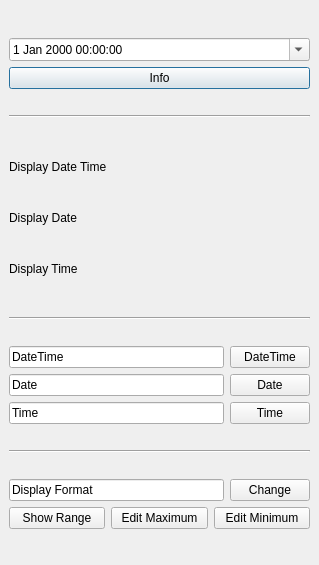
<?xml version="1.0" encoding="UTF-8"?>
<ui version="4.0">
 <class>Dialog</class>
 <widget class="QDialog" name="Dialog">
  <property name="geometry">
   <rect>
    <x>0</x>
    <y>0</y>
    <width>319</width>
    <height>565</height>
   </rect>
  </property>
  <property name="windowTitle">
   <string>Dialog</string>
  </property>
  <widget class="QWidget" name="">
   <property name="geometry">
    <rect>
     <x>9</x>
     <y>18</y>
     <width>301</width>
     <height>531</height>
    </rect>
   </property>
   <layout class="QVBoxLayout" name="verticalLayout_4">
    <item>
     <spacer name="horizontalSpacer_8">
      <property name="orientation">
       <enum>Qt::Horizontal</enum>
      </property>
      <property name="sizeHint" stdset="0">
       <size>
        <width>40</width>
        <height>20</height>
       </size>
      </property>
     </spacer>
    </item>
    <item>
     <widget class="QDateTimeEdit" name="dateTimeEdit_Test">
      <property name="calendarPopup">
       <bool>true</bool>
      </property>
     </widget>
    </item>
    <item>
     <widget class="QPushButton" name="btn_displayInfo">
      <property name="text">
       <string>Info</string>
      </property>
     </widget>
    </item>
    <item>
     <spacer name="horizontalSpacer_7">
      <property name="orientation">
       <enum>Qt::Horizontal</enum>
      </property>
      <property name="sizeHint" stdset="0">
       <size>
        <width>40</width>
        <height>20</height>
       </size>
      </property>
     </spacer>
    </item>
    <item>
     <widget class="Line" name="line_2">
      <property name="orientation">
       <enum>Qt::Horizontal</enum>
      </property>
     </widget>
    </item>
    <item>
     <layout class="QVBoxLayout" name="verticalLayout_3">
      <item>
       <spacer name="horizontalSpacer">
        <property name="orientation">
         <enum>Qt::Horizontal</enum>
        </property>
        <property name="sizeHint" stdset="0">
         <size>
          <width>40</width>
          <height>20</height>
         </size>
        </property>
       </spacer>
      </item>
      <item>
       <widget class="QLabel" name="lbl_displayDateTime">
        <property name="text">
         <string>Display Date Time</string>
        </property>
       </widget>
      </item>
      <item>
       <widget class="QLabel" name="lbl_displayDate">
        <property name="text">
         <string>Display Date</string>
        </property>
       </widget>
      </item>
      <item>
       <widget class="QLabel" name="lbl_displayTime">
        <property name="text">
         <string>Display Time</string>
        </property>
       </widget>
      </item>
      <item>
       <spacer name="horizontalSpacer_2">
        <property name="orientation">
         <enum>Qt::Horizontal</enum>
        </property>
        <property name="sizeHint" stdset="0">
         <size>
          <width>40</width>
          <height>20</height>
         </size>
        </property>
       </spacer>
      </item>
     </layout>
    </item>
    <item>
     <widget class="Line" name="line">
      <property name="orientation">
       <enum>Qt::Horizontal</enum>
      </property>
     </widget>
    </item>
    <item>
     <spacer name="horizontalSpacer_3">
      <property name="orientation">
       <enum>Qt::Horizontal</enum>
      </property>
      <property name="sizeHint" stdset="0">
       <size>
        <width>40</width>
        <height>20</height>
       </size>
      </property>
     </spacer>
    </item>
    <item>
     <layout class="QHBoxLayout" name="horizontalLayout_3">
      <item>
       <layout class="QVBoxLayout" name="verticalLayout">
        <item>
         <widget class="QLineEdit" name="lineEditDateTime">
          <property name="text">
           <string>DateTime</string>
          </property>
         </widget>
        </item>
        <item>
         <widget class="QLineEdit" name="lineEditDate">
          <property name="text">
           <string>Date</string>
          </property>
         </widget>
        </item>
        <item>
         <widget class="QLineEdit" name="lineEditTime">
          <property name="text">
           <string>Time</string>
          </property>
         </widget>
        </item>
       </layout>
      </item>
      <item>
       <layout class="QVBoxLayout" name="verticalLayout_2">
        <item>
         <widget class="QPushButton" name="btn_dateTime">
          <property name="text">
           <string>DateTime</string>
          </property>
         </widget>
        </item>
        <item>
         <widget class="QPushButton" name="btn_date">
          <property name="text">
           <string>Date</string>
          </property>
         </widget>
        </item>
        <item>
         <widget class="QPushButton" name="btn_time">
          <property name="text">
           <string>Time</string>
          </property>
         </widget>
        </item>
       </layout>
      </item>
     </layout>
    </item>
    <item>
     <spacer name="horizontalSpacer_4">
      <property name="orientation">
       <enum>Qt::Horizontal</enum>
      </property>
      <property name="sizeHint" stdset="0">
       <size>
        <width>40</width>
        <height>20</height>
       </size>
      </property>
     </spacer>
    </item>
    <item>
     <widget class="Line" name="line_3">
      <property name="orientation">
       <enum>Qt::Horizontal</enum>
      </property>
     </widget>
    </item>
    <item>
     <spacer name="horizontalSpacer_5">
      <property name="orientation">
       <enum>Qt::Horizontal</enum>
      </property>
      <property name="sizeHint" stdset="0">
       <size>
        <width>40</width>
        <height>20</height>
       </size>
      </property>
     </spacer>
    </item>
    <item>
     <layout class="QHBoxLayout" name="horizontalLayout_2">
      <item>
       <widget class="QLineEdit" name="lineEditFormat">
        <property name="text">
         <string>Display Format</string>
        </property>
       </widget>
      </item>
      <item>
       <widget class="QPushButton" name="btn_change">
        <property name="text">
         <string>Change</string>
        </property>
       </widget>
      </item>
     </layout>
    </item>
    <item>
     <layout class="QHBoxLayout" name="horizontalLayout">
      <item>
       <widget class="QPushButton" name="btn_show">
        <property name="text">
         <string>Show Range</string>
        </property>
       </widget>
      </item>
      <item>
       <widget class="QPushButton" name="btn_editMax">
        <property name="text">
         <string>Edit Maximum</string>
        </property>
       </widget>
      </item>
      <item>
       <widget class="QPushButton" name="btn_editMin">
        <property name="text">
         <string>Edit Minimum</string>
        </property>
       </widget>
      </item>
     </layout>
    </item>
    <item>
     <spacer name="horizontalSpacer_6">
      <property name="orientation">
       <enum>Qt::Horizontal</enum>
      </property>
      <property name="sizeHint" stdset="0">
       <size>
        <width>40</width>
        <height>20</height>
       </size>
      </property>
     </spacer>
    </item>
   </layout>
  </widget>
 </widget>
 <resources/>
 <connections/>
</ui>
